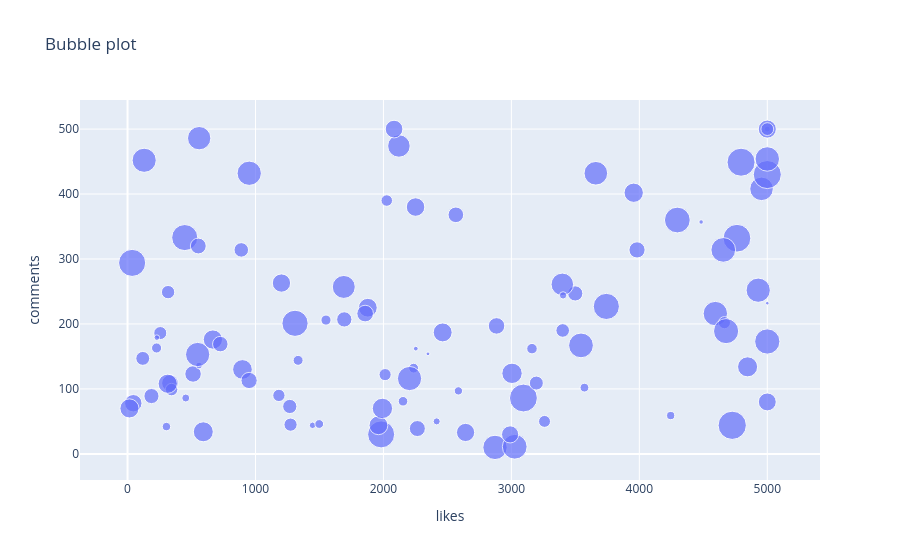

Notebook code for this chart:
### Code cell
fig=px.scatter(df,x='likes',
               y='comments',
               title='Bubble plot',
               size='shares')
fig.show()

### Figure 1 — Plotly figure (JSON) as saved in the notebook; plotly's stock layout.template omitted (floating-point values rounded to 4 significant figures)
{"data": [{"hovertemplate": "likes=%{x}<br>comments=%{y}<br>shares=%{marker.size}<extra></extra>", "legendgroup": "", "marker": {"color": "#636efa", "size": [628, 694, 688, 187, 286, 211, 906, 216, 221, 438, 52, 89, 375, 123, 262, 18, 736, 338, 183, 79, 55, 439, 348, 399, 480, 515, 137, 388, 731, 739, 978, 183, 240, 28, 852, 43, 83, 445, 980, 845, 461, 730, 85, 177, 118, 427, 993, 16, 298, 127, 251, 327, 96, 825, 496, 230, 498, 728, 194, 956, 761, 849, 127, 724, 326, 318, 165, 677, 284, 965, 630, 656, 761, 744, 404, 114, 96, 365, 785, 312, 413, 757, 792, 417, 304, 62, 454, 67, 339, 243, 462, 344, 734, 290, 517, 911, 458, 38, 204, 25], "sizemode": "area", "sizeref": 2.482, "symbol": "circle"}, "mode": "markers", "name": "", "orientation": "v", "showlegend": false, "type": "scatter", "x": [2121, 3660, 4955, 1183, 3499, 256, 1982, 1274, 317, 1878, 1446, 304, 45, 1333, 889, 2348, 2872, 512, 2013, 455, 559, 1961, 332, 5000, 898, 1992, 3161, 2083, 548, 4594, 4795, 4665, 119, 2253, 1309, 5000, 4245, 2463, 5000, 447, 667, 4929, 2586, 3259, 2236, 2251, 4726, 5000, 725, 1551, 1268, 950, 1498, 4297, 592, 3401, 4846, 2204, 344, 4763, 3544, 3742, 227, 130, 3982, 2265, 2026, 560, 187, 3094, 3398, 1690, 3026, 5000, 5000, 2153, 3571, 2990, 4678, 553, 2642, 4656, 5000, 1203, 2566, 2416, 15, 3404, 2884, 3195, 3956, 1857, 951, 1694, 3005, 36, 314, 229, 5000, 4483], "xaxis": "x", "y": [474, 432, 408, 90, 247, 186, 30, 45, 249, 225, 44, 42, 78, 144, 314, 154, 10, 123, 122, 86, 136, 44, 109, 80, 130, 70, 162, 500, 153, 216, 449, 202, 147, 162, 201, 500, 59, 187, 430, 333, 176, 252, 97, 50, 132, 380, 44, 232, 169, 206, 73, 113, 46, 360, 34, 190, 134, 116, 99, 332, 167, 227, 163, 452, 314, 39, 390, 486, 89, 86, 261, 257, 11, 454, 500, 81, 102, 30, 189, 320, 33, 314, 173, 263, 368, 50, 70, 244, 197, 109, 402, 216, 432, 207, 124, 294, 108, 179, 500, 357], "yaxis": "y"}], "layout": {"legend": {"itemsizing": "constant", "tracegroupgap": 0}, "title": {"text": "Bubble plot"}, "xaxis": {"anchor": "y", "domain": [0, 1], "title": {"text": "likes"}}, "yaxis": {"anchor": "x", "domain": [0, 1], "title": {"text": "comments"}}}}
